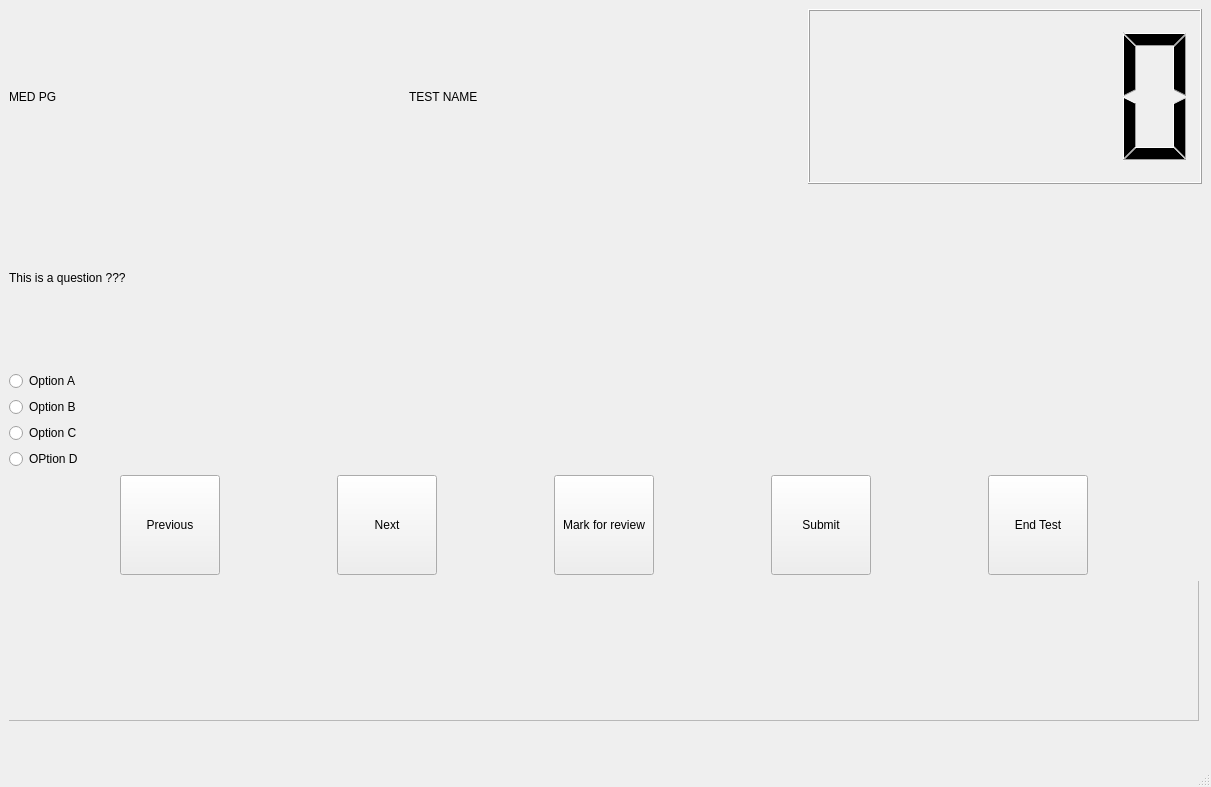
<?xml version="1.0" encoding="UTF-8"?>
<ui version="4.0">
 <class>MainWindow</class>
 <widget class="QMainWindow" name="MainWindow">
  <property name="geometry">
   <rect>
    <x>0</x>
    <y>0</y>
    <width>1211</width>
    <height>787</height>
   </rect>
  </property>
  <property name="windowTitle">
   <string>MainWindow</string>
  </property>
  <widget class="QWidget" name="centralwidget">
   <layout class="QVBoxLayout" name="verticalLayout">
    <item>
     <layout class="QHBoxLayout" name="horizontalLayout">
      <item>
       <widget class="QLabel" name="label_3">
        <property name="text">
         <string>MED PG</string>
        </property>
       </widget>
      </item>
      <item>
       <widget class="QLabel" name="label_2">
        <property name="text">
         <string>TEST NAME</string>
        </property>
       </widget>
      </item>
      <item>
       <widget class="QLCDNumber" name="lcdNumber"/>
      </item>
     </layout>
    </item>
    <item>
     <layout class="QHBoxLayout" name="horizontalLayout_4">
      <item>
       <widget class="QLabel" name="label">
        <property name="text">
         <string>This is a question ???</string>
        </property>
       </widget>
      </item>
     </layout>
    </item>
    <item>
     <layout class="QVBoxLayout" name="verticalLayout_5">
      <item>
       <widget class="QRadioButton" name="radioButton_2">
        <property name="text">
         <string>Option A</string>
        </property>
       </widget>
      </item>
      <item>
       <widget class="QRadioButton" name="radioButton_4">
        <property name="text">
         <string>Option B</string>
        </property>
       </widget>
      </item>
      <item>
       <widget class="QRadioButton" name="radioButton">
        <property name="text">
         <string>Option C</string>
        </property>
       </widget>
      </item>
      <item>
       <widget class="QRadioButton" name="radioButton_3">
        <property name="text">
         <string>OPtion D</string>
        </property>
       </widget>
      </item>
     </layout>
    </item>
    <item>
     <layout class="QHBoxLayout" name="horizontalLayout_2">
      <item>
       <widget class="QPushButton" name="pushButton">
        <property name="maximumSize">
         <size>
          <width>100</width>
          <height>100</height>
         </size>
        </property>
        <property name="text">
         <string>Previous</string>
        </property>
       </widget>
      </item>
      <item>
       <widget class="QPushButton" name="pushButton_2">
        <property name="maximumSize">
         <size>
          <width>100</width>
          <height>100</height>
         </size>
        </property>
        <property name="text">
         <string>Next</string>
        </property>
       </widget>
      </item>
      <item>
       <widget class="QPushButton" name="pushButton_3">
        <property name="maximumSize">
         <size>
          <width>100</width>
          <height>100</height>
         </size>
        </property>
        <property name="text">
         <string>Mark for review</string>
        </property>
       </widget>
      </item>
      <item>
       <widget class="QPushButton" name="pushButton_4">
        <property name="maximumSize">
         <size>
          <width>100</width>
          <height>100</height>
         </size>
        </property>
        <property name="text">
         <string>Submit</string>
        </property>
       </widget>
      </item>
      <item>
       <widget class="QPushButton" name="pushButton_5">
        <property name="maximumSize">
         <size>
          <width>100</width>
          <height>100</height>
         </size>
        </property>
        <property name="text">
         <string>End Test</string>
        </property>
       </widget>
      </item>
     </layout>
    </item>
    <item>
     <layout class="QVBoxLayout" name="verticalLayout_2">
      <item>
       <widget class="QWidget" name="widget" native="true">
        <widget class="QScrollArea" name="scrollArea">
         <property name="geometry">
          <rect>
           <x>-1</x>
           <y>-1</y>
           <width>1191</width>
           <height>141</height>
          </rect>
         </property>
         <property name="widgetResizable">
          <bool>true</bool>
         </property>
         <widget class="QWidget" name="scrollAreaWidgetContents">
          <property name="geometry">
           <rect>
            <x>0</x>
            <y>0</y>
            <width>1189</width>
            <height>139</height>
           </rect>
          </property>
         </widget>
        </widget>
       </widget>
      </item>
     </layout>
    </item>
   </layout>
  </widget>
  <widget class="QMenuBar" name="menubar">
   <property name="geometry">
    <rect>
     <x>0</x>
     <y>0</y>
     <width>1211</width>
     <height>21</height>
    </rect>
   </property>
  </widget>
  <widget class="QStatusBar" name="statusbar"/>
 </widget>
 <resources/>
 <connections/>
</ui>
